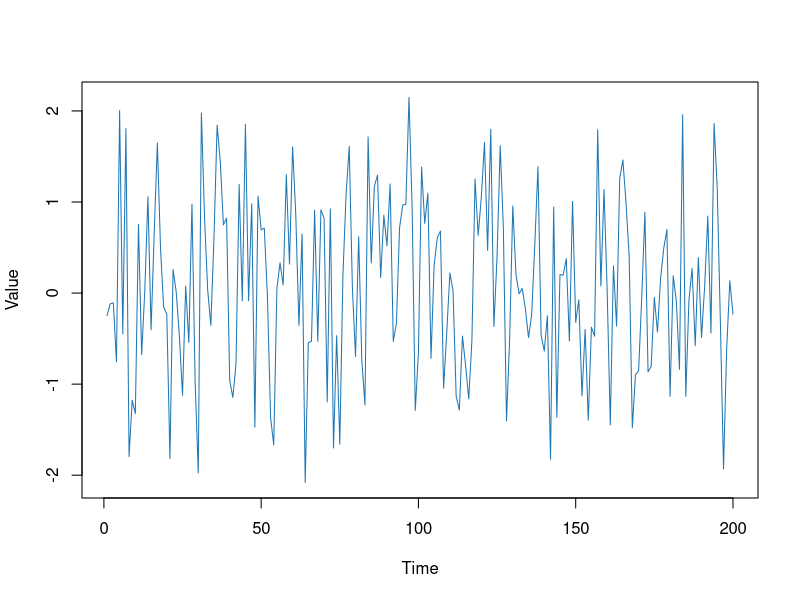

Reproduce this figure in R. (Note: this script raises an error after producing the figure.)
set.seed(16102001)

wn <- rnorm(200, mean = 0, sd = 1)

plot(wn, type = "l", col = "#1f77b4", lwd = 1,
     main = "",
     xlab = "Time", ylab = "Value")

y_ts <- ts(wn)
acf_vals <- acf(y_ts, plot = FALSE)
pacf_vals <- pacf(y_ts, plot = FALSE)


acf_df <- with(acf_vals, data.frame(
  Lag = lag,
  ACF_value = acf
))


pacf_df <- with(pacf_vals, data.frame(
  Lag = lag,
  PACF_value = acf
))

confidence_interval <- qnorm((1 + 0.95)/2)/sqrt(length(y))

acf_df$UCL <- conf
acf_df$LCL <- -conf

pacf_df$UCL <- conf
pacf_df$LCL <- -conf

acf_plot <- ggplot(acf_df, aes(x = Lag, y = ACF_value)) +
  geom_hline(yintercept = 0, color = "#1f77b4") +
  geom_ribbon(aes(ymin = LCL, ymax = UCL), fill = "#1f77b4", alpha = 0.2) +
  geom_segment(aes(xend = Lag, yend = 0), color = "#1f77b4") +
  geom_point(size = 1.5, color = "#1f77b4") +
  coord_cartesian(ylim = c(-0.5, 1.01)) +
  scale_y_continuous(breaks = seq(-0.5, 1.01, by = 0.25)) +
  scale_x_continuous(breaks = seq(0,25, by = 2)) +
  theme_minimal() +
  theme(panel.grid = element_blank()) +
  labs(title = "", x = "Lag", y = "Value")

acf_plot

pacf_plot <- ggplot(pacf_df, aes(x = Lag, y = PACF_value)) +
  geom_hline(yintercept = 0, color = "#1f77b4") +
  geom_ribbon(aes(ymin = LCL, ymax = UCL), fill = "#1f77b4", alpha = 0.2) +
  geom_segment(aes(xend = Lag, yend = 0), color = "#1f77b4") +
  geom_point(size = 1.5, color = "#1f77b4") +
  coord_cartesian(ylim = c(-0.5, 1.01)) +
  scale_y_continuous(breaks = seq(-0.5, 1.01, by = 0.25)) +
  scale_x_continuous(breaks = seq(0,25, by = 2)) +
  theme_minimal() +
  theme(panel.grid = element_blank()) +
  labs(title = "", x = "Lag", y = "Value")

pacf_plot
